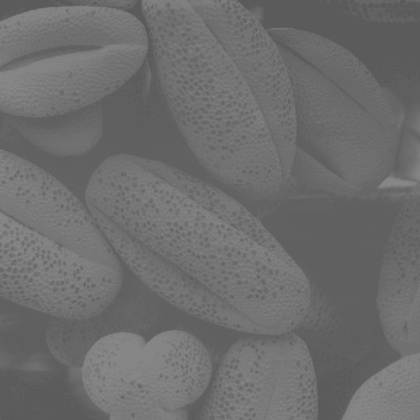
%> input picture 2.jpg, 420 x 420 px, shrunk from 500 x 500 before the run
$ octave P2_3.m   (GNU Octave 9; MATLAB toolbox functions it lacks are replaced by stand-ins)
%> lines starting %> are read from the running program, lines starting %| are printed output that depends on the picture
clc;
%\\\\\\\\\\\\\\\\\\\\\\\\\\\\\  PART 3  /////////////////////////////////

x2 = imread('2.jpg');
%> x2 is the input picture: size 420x420 uint8; min 87, max 138, mean 109.1
figure(1);imshow(x2);
title('GrayScale Image Before equalization');
colormap gray;

figure(2);imhist(x2);
title ('Histogram of GrayScale Image')
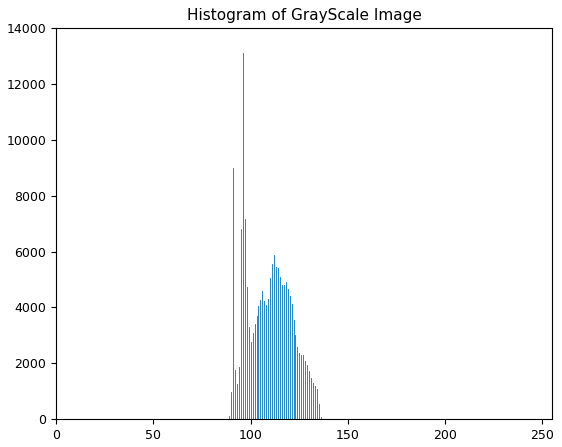
%> figure redrawn from the program's plot data; highest point at x = 96, y = 13093

[imgx , imgy] = size(x2); %This will give us the size of image
%> imgx = 420; imgy = 420
imgfreq = zeros(256, 1);

for x = 1:256
    imgfreq(x)=0;
end

pdf = zeros(1,256); %This array will have all the probabilities
row = size(x2,1);    %This will give us rows
%> row = 420
col = size(x2,2);    %This will give us columns
%> col = 420
val = row*col;    %This will give us the maximum value
%> val = 176400

%CALCULATING THE FREQUENCY
for xloop = 1:imgx
    for yloop = 1:imgy
       val_loop=x2(xloop , yloop);  %Saving the values in val loop from img
       imgfreq(val_loop+1) =  imgfreq(val_loop+1)+1;    %Freq calculation
       pdf(val_loop+1)=imgfreq(val_loop+1)/val;
    end
end
%> after the loop, imgfreq = 256 values, max 13093 at index 97, min 0 at index 1, mean 689.1; pdf = 256 values, max 0.0742 at index 97, min 0 at index 1, mean 0.00391
%figure(3);imhist(pdf);

%   \\\\\\\\\\\\\\\\\\\\\\\\\   PART 4  ///////////////////////////////

Eq = 255;
sum = 0;
cumarr = zeros(256,1);
final_arr = zeros(256,1);
prob  = zeros(256,1);

for i = 1:256
    sum=sum+imgfreq(i);
    cumarr(i)=sum;
    prob(i)=cumarr(i)/val;
    final_arr(i) = round(prob(i) * Eq);
end
%> after the loop, cumarr = 256 values from 0 to 176400; final_arr = 256 values from 0 to 255; prob = 256 values from 0 to 1; sum = 176400
%figure(5);imhist(prob);
for rowx = 1:row
    for colx = 1:col
        inter_cal = x2(rowx,colx)+1;
        x2(rowx, colx )= final_arr(inter_cal);
    end
end
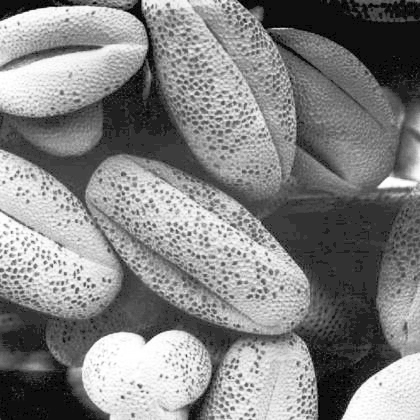
%> x2: size 420x420 uint8; min 0, max 255, mean 131.2

figure(3);imshow(x2);
title('Final Image');
colormap gray;
figure(4);imhist(x2);
title ('Histogram after  equalization');
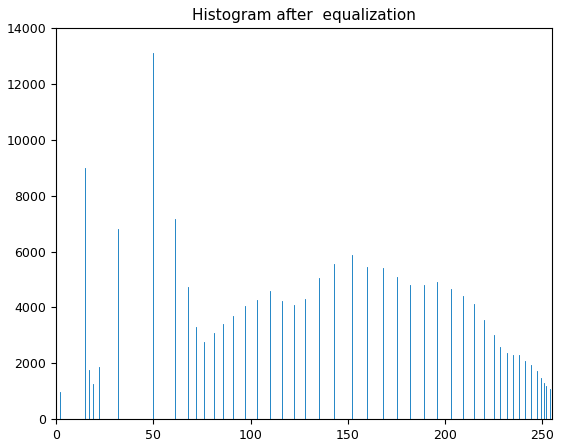
%> figure redrawn from the program's plot data; highest point at x = 50, y = 13093

$ run again, with 1.jpg copied over 2.jpg
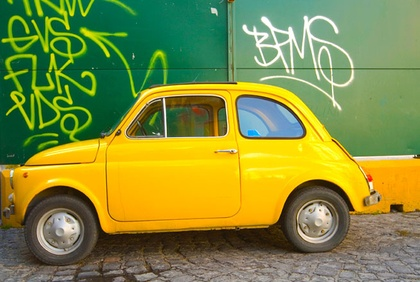
%> input picture 1.jpg, 420 x 282 px, shrunk from 654 x 439 before the run
%> x2 is the input picture: size 282x420x3 uint8; mean R, G, B 130.5, 139.9, 62.4
%> after the loop `for xloop = 1:imgx`: imgfreq = 256 values, max 17981 at index 1, min 0 at index 256, mean 1388; pdf = 256 values, max 0.152 at index 1, min 0 at index 256, mean 0.0117
%> the loop `for i = 1:256` made 256 passes
%> sum on passes 1 to 3: 17981, 24922, 30078
%> after the loop `for i = 1:256`: cumarr = 256 values from 17981 to 355320; final_arr = 256 values from 39 to 765; prob = 256 values from 0.152 to 3; sum = 355320
%> after the loop `for rowx = 1:row`:
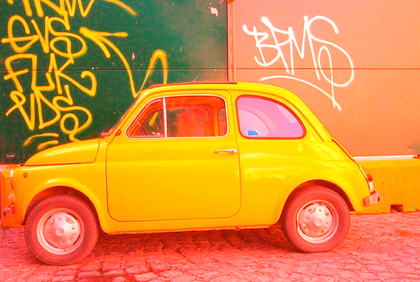
%> x2: size 282x420x3 uint8; mean R, G, B 219.2, 139.9, 62.4
%> `title ('Histogram after  equalization');`:
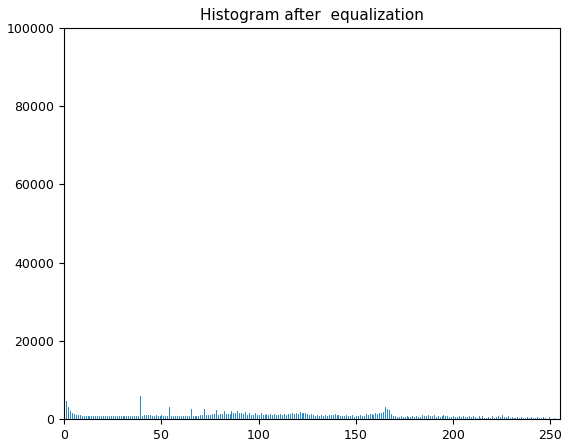
%> figure redrawn from the program's plot data; highest point at x = 255, y = 86524

$ run again, with 3.jpg copied over 2.jpg
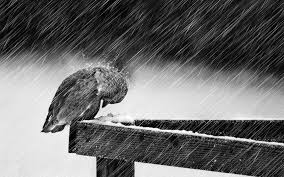
%> input picture 3.jpg, 284 x 177 px
%> x2 is the input picture: size 177x284x3 uint8; min 0, max 255, mean 108.8
%> after the loop `for xloop = 1:imgx`: imgfreq = 256 values, max 3261 at index 230, min 0 at index 256, mean 589.1; pdf = 256 values, max 0.0649 at index 230, min 0 at index 256, mean 0.0117
%> the loop `for i = 1:256` made 256 passes
%> sum on passes 1 to 3: 2394, 2712, 3060
%> after the loop `for i = 1:256`: cumarr = 256 values from 2394 to 150804; final_arr = 256 values from 12 to 765; prob = 256 values from 0.0476 to 3; sum = 150804
%> after the loop `for rowx = 1:row`:
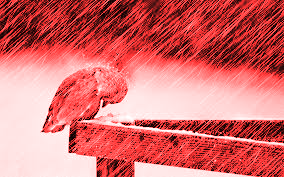
%> x2: size 177x284x3 uint8; mean R, G, B 213.5, 108.8, 108.8
%> `title ('Histogram after  equalization');`:
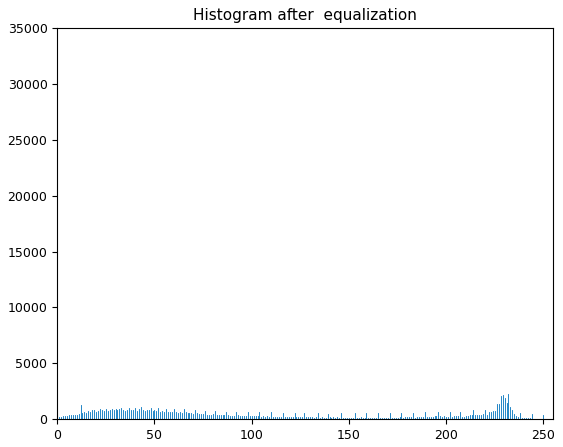
%> figure redrawn from the program's plot data; highest point at x = 255, y = 33921

$ run again, with 4.jpg copied over 2.jpg
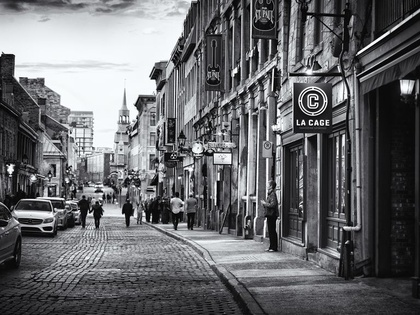
%> input picture 4.jpg, 420 x 315 px, shrunk from 768 x 576 before the run
%> x2 is the input picture: size 315x420x3 uint8; mean R, G, B 104.8, 105.7, 108.6
%> after the loop `for xloop = 1:imgx`: imgfreq = 256 values, max 4275 at index 12, min 0 at index 256, mean 1550.4; pdf = 256 values, max 0.0323 at index 12, min 0 at index 256, mean 0.0117
%> the loop `for i = 1:256` made 256 passes
%> sum on passes 1 to 3: 404, 601, 948
%> after the loop `for i = 1:256`: cumarr = 256 values from 404 to 396900; final_arr = 256 values from 1 to 765; prob = 256 values from 0.00305 to 3; sum = 396900
%> after the loop `for rowx = 1:row`:
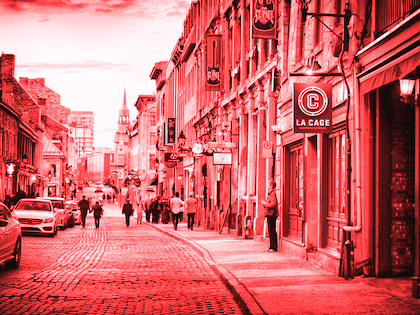
%> x2: size 315x420x3 uint8; mean R, G, B 212.4, 105.7, 108.6
%> `title ('Histogram after  equalization');`:
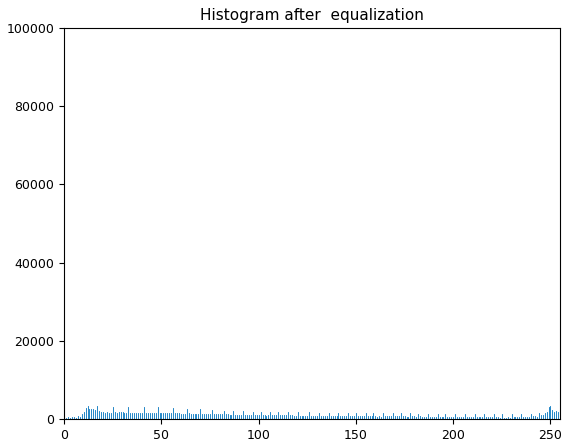
%> figure redrawn from the program's plot data; highest point at x = 255, y = 88806
